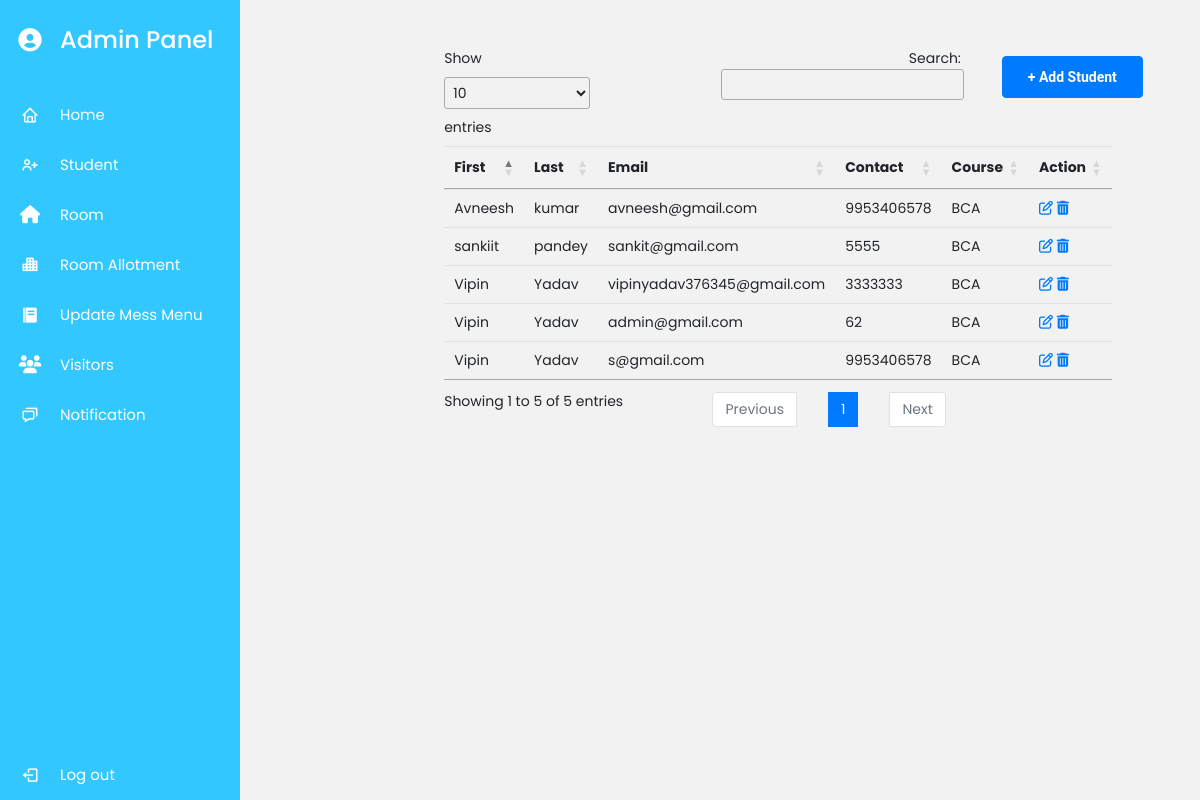
The app's page /studentlist/ (signed in), older data.
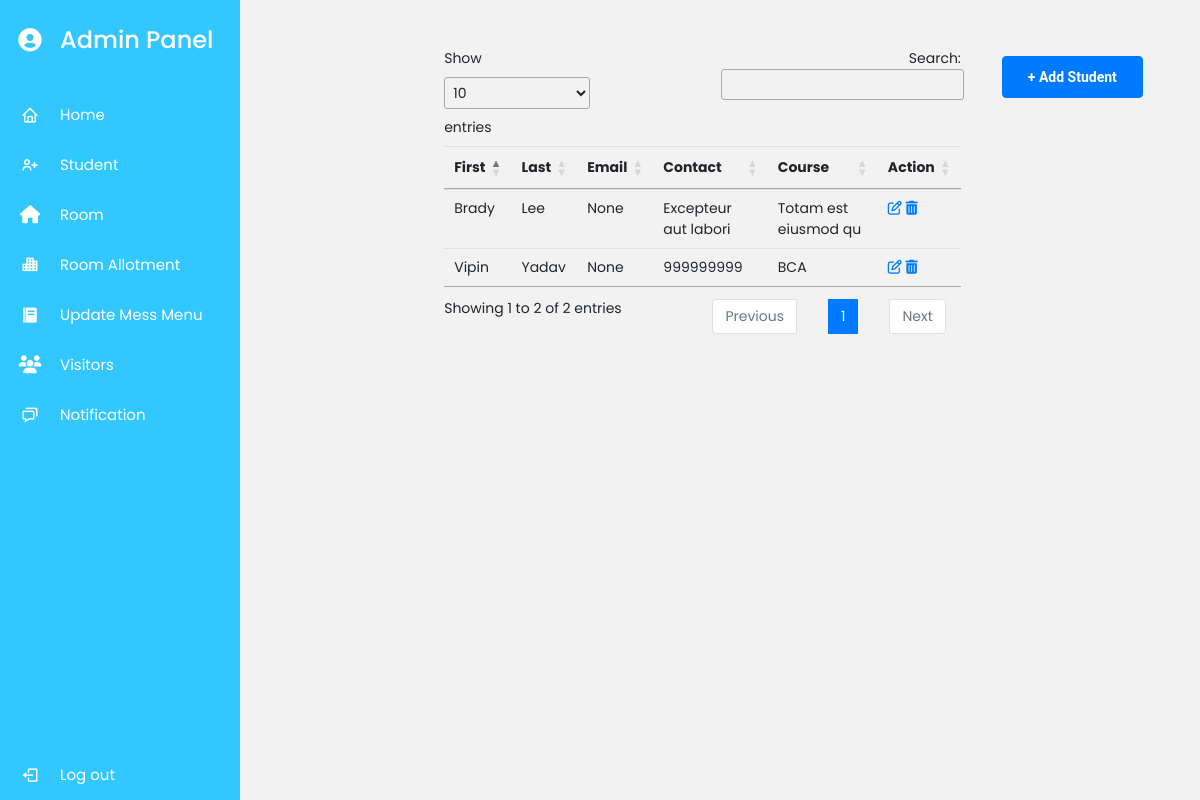
The same page, newer data.
### myapp/models.py (models this page shows, shortened)
class Student(models.Model):
    user = models.OneToOneField(User,on_delete=models.CASCADE,null=True)
    First_Name = models.CharField(max_length=50,null=False)
    Last_Name = models.CharField(max_length=50,null=False)
    Dob = models.DateField(auto_now=False,null=True)
    Contact = models.CharField(max_length=15,null=False)
    Aadhar_pic = models.ImageField(upload_to="img/",null=True)
    Profile_pic = models.ImageField(upload_to="img/",null=True)
    Course = models.CharField(max_length=20,null=True)
    Gender = models.CharField(choices=gender,max_length=15,null=True)

### myapp/views.py (the view)
# urls.py: path('studentlist/',views.studentList,name="studentlist"),
def studentList(request):
    if request.user.is_superuser:
        stu_data = Student.objects.all()
        return render(request, 'adminstudent.html', {'studata': stu_data})
    else:
        return redirect("Home")

### myapp/templates/adminstudent.html (shortened to what this page needs)
{% extends 'admindash.html' %}
{% block content %}
   <div class="col-lg-8">
       <div class="row justify-content-around ml-8 mt-5">
           <div class="col-lg-8">
                   <a href="/studentreg/" class='btn btn-primary  float-end my-2' style="    position: absolute;
                   margin-left: 102%;">+ Add Student</a>
                   <table class="table" id="geniustable55">
                       <thead>
                         <tr>
                           <th scope="col">First</th>
                           <th scope="col">Last</th>
                           <th scope="col">Email</th>
                           <th scope="col">Contact</th>
                           <th scope="col">Course</th>
                           <th scope="col">Action</th>
                         </tr>
                       </thead>
                       {% if studata %}
                       <tbody>
                           {% for i in studata %}
                         <tr>
                           <td>{{i.First_Name}}</td>
                           <td>{{i.Last_Name}}</td>
                           <td>{{i.user}}</td>
                           <td>{{i.Contact}}</td>
                           <td>{{i.Course}}</td>
                           <td>
                             <a href="/adminedit/{{i.id}}"><i class="fa fa-pencil-square-o" aria-hidden="true"></i></a>
                              <a href="/deletestd/{{i.id}}"><i class="fa fa-trash" aria-hidden="true"></i></a>
                            </td>
                         </tr>
                         {% endfor %}
                       </tbody>
                       {% endif %}
                     </table>
           </div>
           </div>
{% endblock content %}

### myapp/templates/admindash.html (shortened to what this page needs)
<!DOCTYPE html>
{% load static %}
<html lang="en" dir="ltr">
  <head>
    <link rel="stylesheet" href="{% static 'css/admindash.css' %}" />
    <link rel="stylesheet" href="{% static 'css/visitors.css' %}">
    <link
      href="https://unpkg.com/boxicons@2.0.7/css/boxicons.min.css"
      rel="stylesheet"
    />
    <link href="{% static 'css/opensans-font.css' %}" rel="stylesheet" />
    <link href="{% static 'css/studstyle.css' %}" rel="stylesheet" />
    <link
      rel="stylesheet"
      href="https://cdn.jsdelivr.net/npm/bootstrap@4.1.3/dist/css/bootstrap.min.css"
    />
    <link
      rel="stylesheet"
      href="https://cdnjs.cloudflare.com/ajax/libs/font-awesome/4.7.0/css/font-awesome.min.css"
    />
    <link
      rel="stylesheet"
      href="https://cdn.datatables.net/1.11.4/css/jquery.dataTables.min.css"
    />
    <link href="{% static 'css/main.css' %}" rel="stylesheet" media="all" />
    <link rel="stylesheet" href="{% static 'css/room.css' %}" />
    <link
      rel="stylesheet"
      href="https://cdnjs.cloudflare.com/ajax/libs/font-awesome/4.7.0/css/font-awesome.min.css"
    />
  </head>
  <body>
    <div class="row d-flex">
      <div class="col-lg-3 col-xl-3">
        <div class="sidebar" style="z-index: 9999">
          <div class="logo-details">
            <i class="bx bxs-user-circle"></i>
            <span class="logo_name">Admin Panel</span>
          </div>
          <ul class="nav-links">
            <li>
              <a href="/adminhome">
                <i class="bx bx-home"></i>
                <span class="links_name">Home</span>
              </a>
            </li>
            <li>
              <a href="/studentlist/">
                <i class="bx bx-user-plus"></i>
                <span class="links_name">Student</span>
              </a>
            </li>
            <li>
              <a href="/room/">
                <i class="fa fa-home" aria-hidden="true"></i>
                <span class="links_name">Room</span>
              </a>
            </li>
            <li>
              <a href="/roomlist/">
                <i class="bx bxs-city"></i>
                <span class="links_name">Room Allotment</span>
              </a>
            </li>
            <li>
              <a href="/mess/">
                <i class="bx bxs-food-menu"></i>
                <span class="links_name">Update Mess Menu</span>
              </a>
            </li>
            <li>
              <a href="/visitors/">
                <i class="fa fa-users"></i>
                <span class="links_name">Visitors</span>
              </a>
            </li>
            <li>
              <a href="/adminnoti/">
                <i class="bx bx-chat"></i>
                <span class="links_name">Notification</span>
              </a>
            </li>
            <li class="log_out">
              <a href="{% url 'logout' %}">
                <i class="bx bx-log-out"></i>
                <span class="links_name">Log out</span>
              </a>
            </li>
          </ul>
        </div>
      </div>
      {% block content %}{% endblock content %}
    </div>
  </body>
</html>

### myapp/static/css/admindash.css (style rules this page uses)
* { margin: 0; padding: 0; box-sizing: border-box; font-family: 'Poppins', sans-serif; }
.sidebar { position: fixed; height: 100%; width: 240px; background: #33C7FF; transition: all 0.5s ease; }
.sidebar .logo-details { height: 80px; display: flex; align-items: center; }
.sidebar .logo-details i { font-size: 28px; font-weight: 500; color: #fff; min-width: 60px; text-align: center }
.sidebar .logo-details .logo_name { color: #fff; font-size: 24px; font-weight: 500; }
.sidebar .nav-links { margin-top: 10px; }
.sidebar .nav-links li { position: relative; list-style: none; height: 50px; }
.sidebar .nav-links li a { height: 100%; width: 100%; display: flex; align-items: center; text-decoration: none; transition: all 0.4s ease; }
.sidebar .nav-links li i { min-width: 60px; text-align: center; font-size: 18px; color: #fff; }
.sidebar .nav-links li a .links_name { color: #fff; font-size: 15px; font-weight: 400; white-space: nowrap; }
.sidebar .nav-links .log_out { position: absolute; bottom: 0; width: 100%; }

### myapp/static/css/visitors.css (style rules this page uses)
* { margin: 0; padding: 0; box-sizing: border-box; }
body { font-size: 14px; background: #f2f2f2; }

### myapp/static/css/main.css (style rules this page uses)
.row { display: -webkit-box; display: -webkit-flex; display: -moz-box; display: -ms-flexbox; display: flex; -webkit-flex-wrap: wrap; -ms-flex-wrap: wrap; flex-wrap: wrap; }
html { -webkit-box-sizing: border-box; -moz-box-sizing: border-box; box-sizing: border-box; }
* { padding: 0; margin: 0; }
*, *:before, *:after { -webkit-box-sizing: inherit; -moz-box-sizing: inherit; box-sizing: inherit; }
body, h1, h2, h3, h4, h5, h6, blockquote, p, pre, dl, dd, ol, ul, figure, hr, fieldset, legend { margin: 0; padding: 0; }
table { border-collapse: collapse; border-spacing: 0; }
body { font-family: "Roboto", "Arial", "Helvetica Neue", sans-serif; font-weight: 400; font-size: 14px; }
.btn { line-height: 40px; display: inline-block; padding: 0 25px; cursor: pointer; color: #fff; font-family: "Roboto", "Arial", "Helvetica Neue", sans-serif; -webkit-transition: all 0.4s ease; -o-transition: all 0.4s ease; -moz-transition: all 0.4s ease; transition: all 0.4s ease; font-size: 14px; font-weight: 700; }

### myapp/static/css/room.css (style rules this page uses)
* { margin: 0; padding: 0; box-sizing: border-box; }
body { font-size: 14px; background: #f2f2f2; }

Row changes from the older to the newer data that the page shows:
removed Student: First_Name "sankiit", Last_Name "pandey", user "sankit@gmail.com", Contact "5555", Course "BCA"
removed Student: First_Name "Avneesh", Last_Name "kumar", user "avneesh@gmail.com", Contact "9953406578", Course "BCA"
removed Student: First_Name "Vipin", Last_Name "Yadav", user "admin@gmail.com", Contact "62", Course "BCA"
removed Student: First_Name "Vipin", Last_Name "Yadav", user "s@gmail.com", Contact "9953406578", Course "BCA"
added Student: First_Name "Brady", Last_Name "Lee", user "None", Contact "Excepteur aut labori", Course "Totam est eiusmod qu"
changed Student "Vipin": user "vipinyadav376345@gmail.com" → "None"; Contact "3333333" → "999999999"
Text that changed along with them:
text written by a page script: "Show entries Search: Showing 1 to 5 of 5 entries Previous 1 Next" → "Show entries Search: Showing 1 to 2 of 2 entries Previous 1 Next"
